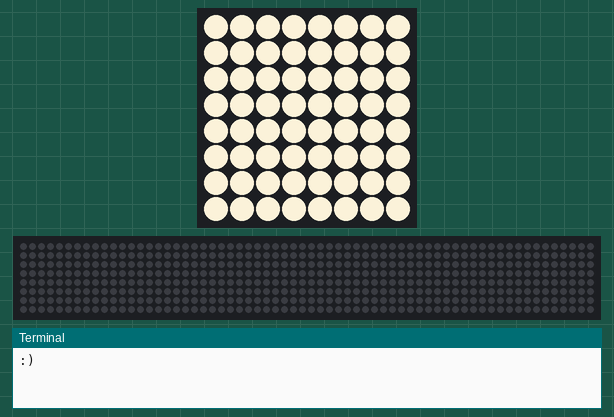
A program run on a simulated Raspberry Pi (BCM pin numbers) with a Sense HAT. Shown: the Sense HAT's 8×8 RGB LED matrix, a strip that is not on the board, showing the scrolling text unrolled, the last lines printed to the terminal. The 64×8 strip is a reading aid, not a part: it shows the text the matrix is scrolling, unrolled, one strip-width of it at a time.

Above: at 0.03 s.
At 4.59 s:
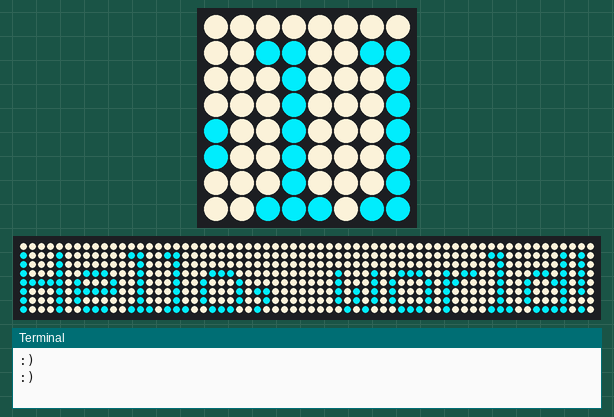
At 9.15 s:
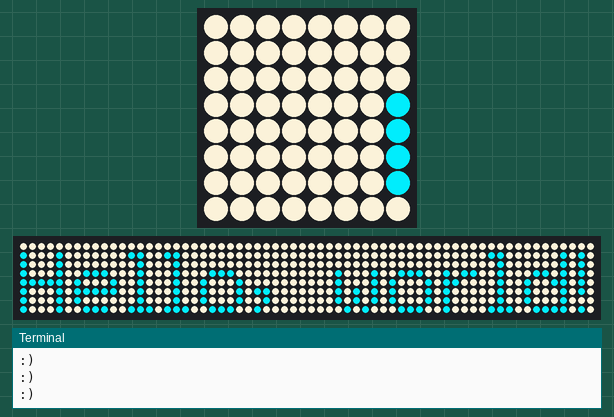
At 18.43 s:
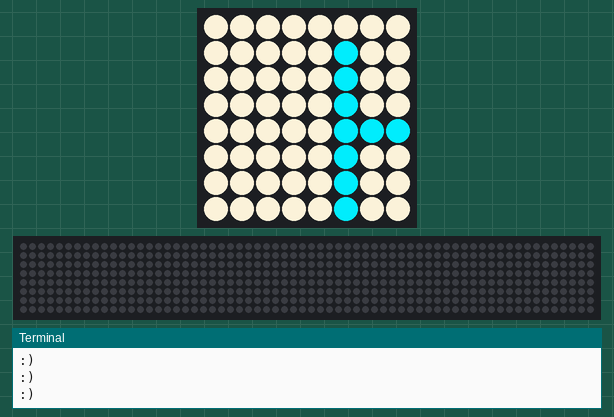
At 29.08 s:
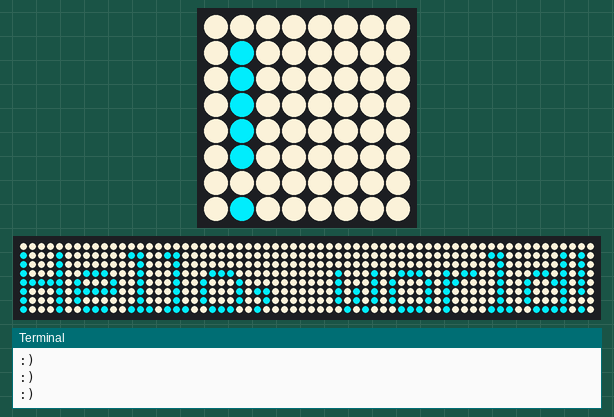
At 39.88 s:
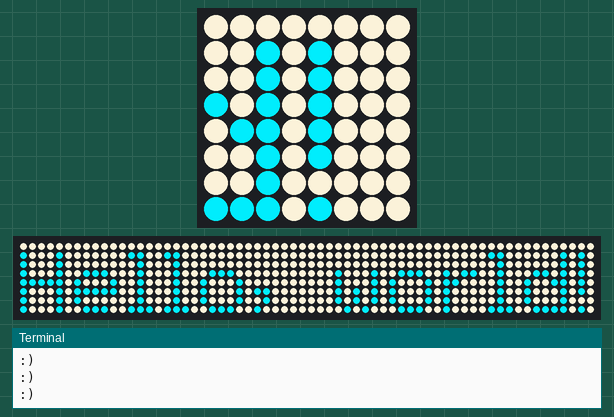

The program:

main.py
```python
from sense_hat import SenseHat #importing SenseHat library
sense = SenseHat() #creating SenseHat object sense

back_color = (247, 232, 215) #background color variable (RGB values)
text_color = (0,232,255) #text color variable (RGB values)

#infinite loop so message always runs
while (True):

  print(":)") #print :) in the terminal in each loop

  #first parameter: message
  #second parameter: scroll speed of message--higher the number the slower it scrolls; default is 0.1
  #third parameter: color of the message
  #fourth parameter: background color
  sense.show_message("Hello, world!", 0.05, text_color, back_color)
```
